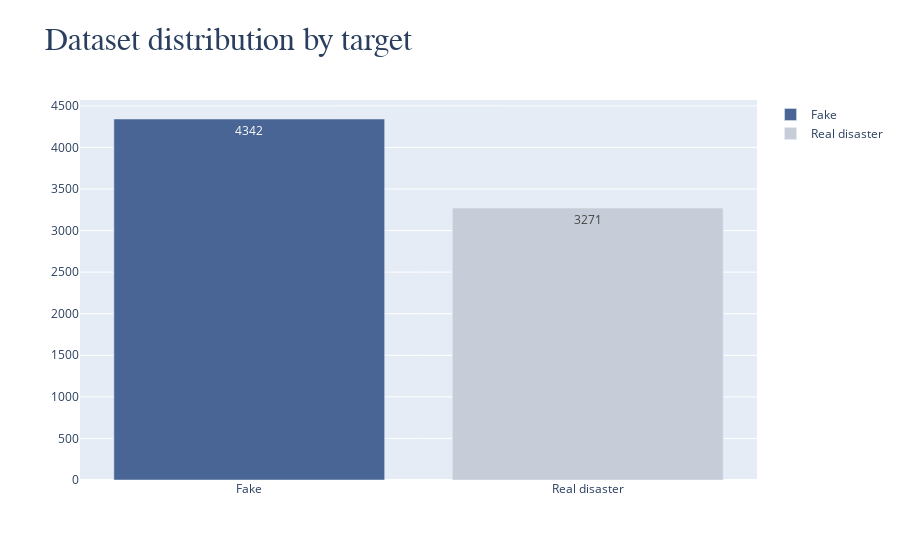

Source (notebook cell):
### Code cell
fig = go.Figure()
fig.add_trace(go.Bar(
    x=['Fake'],
    y=[balance_counts[0]],
    name='Fake',
    text=[balance_counts[0]],
    textposition='auto',
    marker_color=primary_blue
    ))
fig.add_trace(go.Bar(
    x=['Real disaster'],
    y=[balance_counts[1]],
    name='Real disaster',
    text=[balance_counts[1]],
    textposition='auto',
    marker_color=primary_grey
    ))
fig.update_layout(
    title='<span style="font-size:32px; font-family:Times New Roman">Dataset distribution by target</span>'
    )
fig.show()

### Figure 1 — Plotly figure (JSON) as saved in the notebook; plotly's stock layout.template omitted (floating-point values rounded to 4 significant figures)
{"data": [{"marker": {"color": "#496595"}, "name": "Fake", "text": ["4342"], "textposition": "auto", "type": "bar", "x": ["Fake"], "y": [4342]}, {"marker": {"color": "#c6ccd8"}, "name": "Real disaster", "text": ["3271"], "textposition": "auto", "type": "bar", "x": ["Real disaster"], "y": [3271]}], "layout": {"autosize": true, "title": {"text": "<span style=\"font-size:32px; font-family:Times New Roman\">Dataset distribution by target</span>"}, "xaxis": {"autorange": true, "range": [-0.5, 1.5], "type": "category"}, "yaxis": {"autorange": true, "range": [0, 4571.0], "type": "linear"}}}
